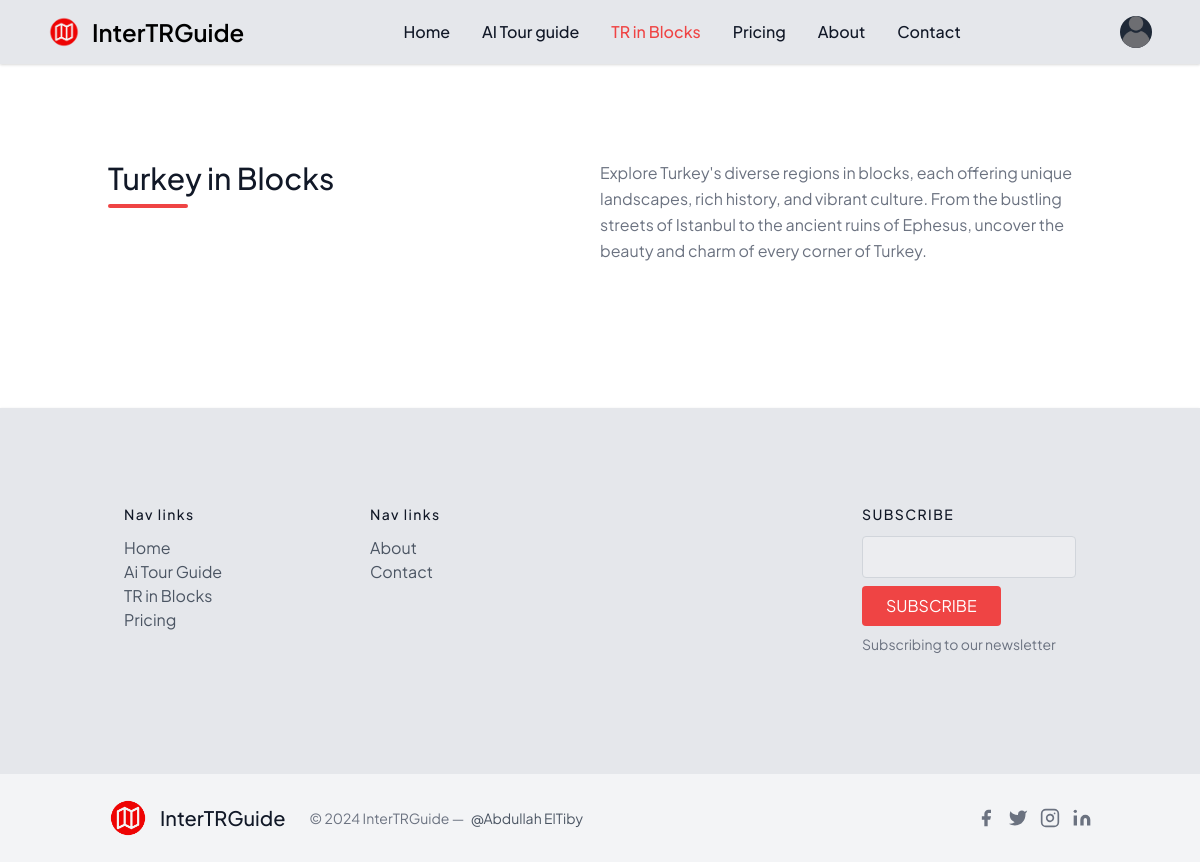
The app's page /tr_in_blocks/, older data.
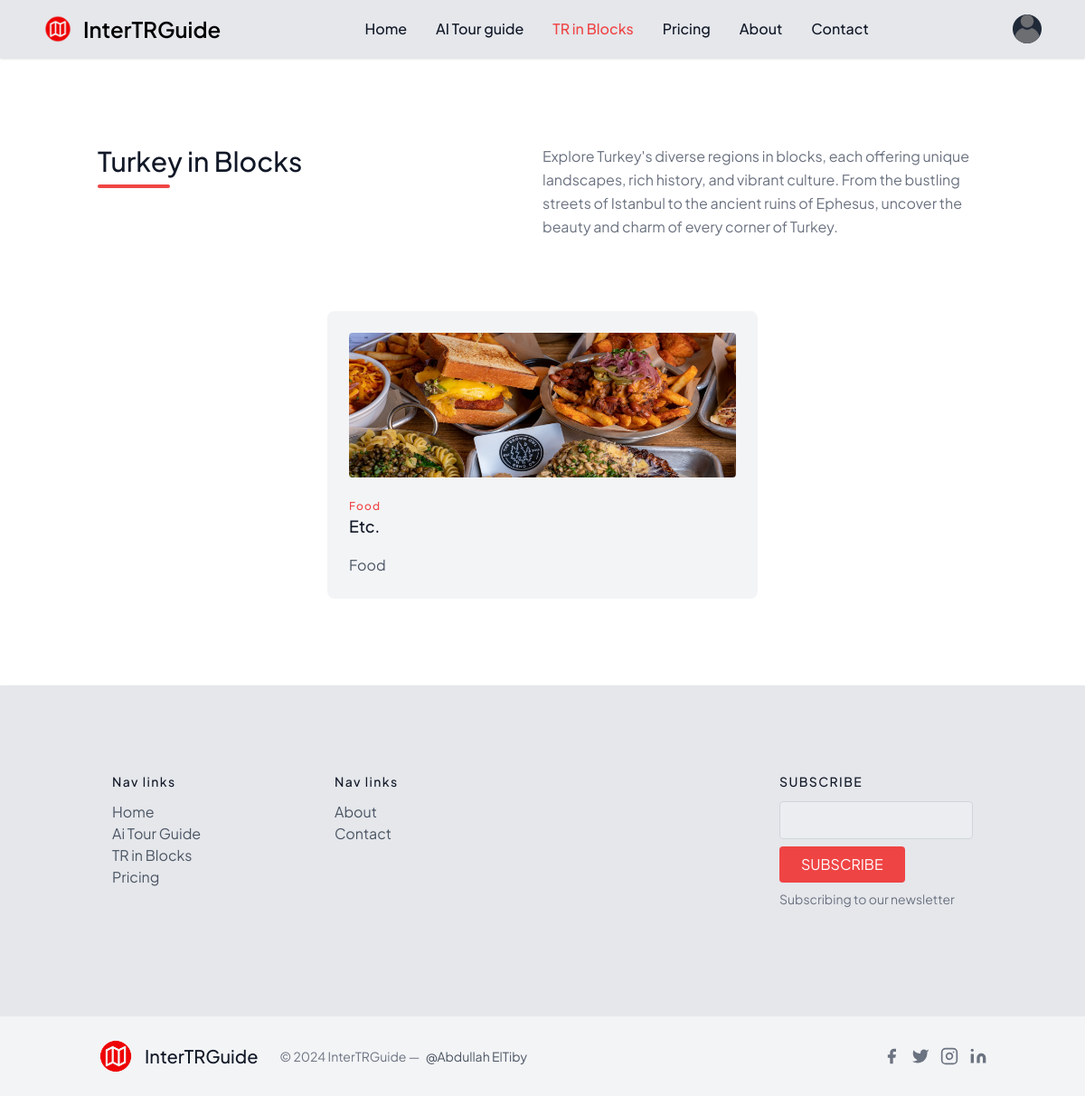
The same page, newer data.
### app/models.py (models this page shows, shortened)
class Category(models.Model):
    name = models.CharField(max_length=100)
    description = models.TextField()
    suggestion = models.TextField(default='Etc.')
    image = models.ImageField(upload_to='category_pics', default='default.png')

### app/views.py (the view)
# urls.py: path('tr_in_blocks/', views.tr_in_blocks, name='tr_in_blocks'),
def tr_in_blocks(request):
    categorys = Category.objects.all()
    places = Place.objects.all()
    return render(request, 'tr_in_blocks.html',
    {
     'categorys':categorys,
     'places':places,
     })

### templates/tr_in_blocks.html (shortened to what this page needs)
{% extends "base.html" %}
{% block isactiveeeeee %}
text-red-500
{% endblock isactiveeeeee %}
{% block maincontent %}
  <section class="text-gray-600 body-font">
    <div class="container px-5 py-24 mx-auto">
      <div class="flex flex-wrap w-full mb-20">
        <div class="lg:w-1/2 w-full mb-6 lg:mb-0">
          <h1 class="sm:text-3xl text-2xl font-medium title-font mb-2 text-gray-900">Turkey in Blocks</h1>
          <div class="h-1 w-20 bg-red-500 rounded"></div>
        </div>
        <p class="lg:w-1/2 w-full leading-relaxed text-gray-500">Explore Turkey's diverse regions in blocks, each offering unique landscapes, rich history, and vibrant culture. From the bustling streets of Istanbul to the ancient ruins of Ephesus, uncover the beauty and charm of every corner of Turkey.</p>
      </div>
      <div class="flex flex-wrap -m-4 justify-center">
        {% for category in categorys %}
        <div class="xl:w-1/4 md:w-1/2 sm:w-2/3 w-full p-4">
            <a href="{% url 'category_detail' category.id %}">
                <div class="bg-gray-100 p-6 rounded-lg h-full flex flex-col justify-between">
                    <img class="h-40 rounded w-full object-cover object-center mb-6" src="{{category.image.url}}" alt="content">
                    <div>
                        <h3 class="tracking-widest text-red-500 text-xs font-medium title-font">{{category.name}}</h3>
                        <h2 class="text-lg text-gray-900 font-medium title-font mb-4">{{category.suggestion}}</h2>
                        <p class="leading-relaxed text-base">{{category.description}}</p>
                    </div>
                </div>
            </a>
        </div>
        {% endfor %}
    </div>
    </div>
  </section>
{% endblock maincontent %}

Row changes from the older to the newer data that the page shows:
added Category: image (picture), name "Food", suggestion "Etc.", description "Food"
